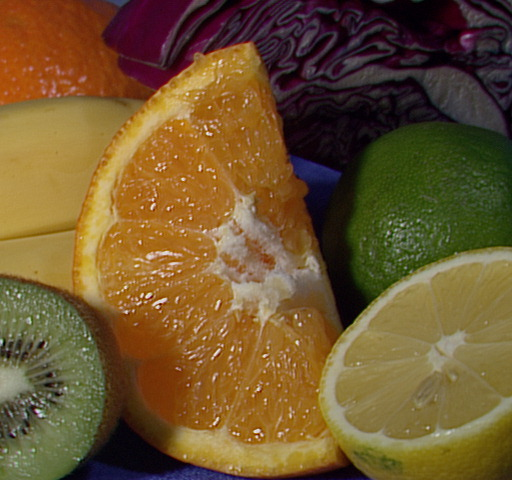
#> input picture images/fruits.jpg, 512 x 480 px, found by its file name
$ jupyter execute filtrado3.ipynb
#> lines starting #> are read from the running program, lines starting #| are printed output that depends on the picture
[cell 1]
import cv2 as cv
import numpy as np
import matplotlib.pyplot as plt

[cell 2]
frutas = cv.imread('/Users/miguelcamargorojas/iCloud Drive (Archive)/Documents/UP/PDI-Ago-dic26/PDI-Ago-dic26-Gpo2/images/fruits.jpg', 0)
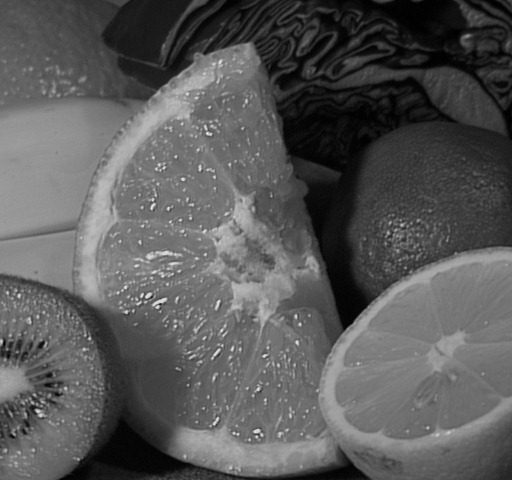
#> frutas: shape (480, 512); min 0, max 238, mean 88.7

[cell 3]
plt.imshow(frutas, cmap='gray')
plt.show()

[cell 4]
frutas_gauss = cv.GaussianBlur(frutas, (7, 7), sigmaX=6)
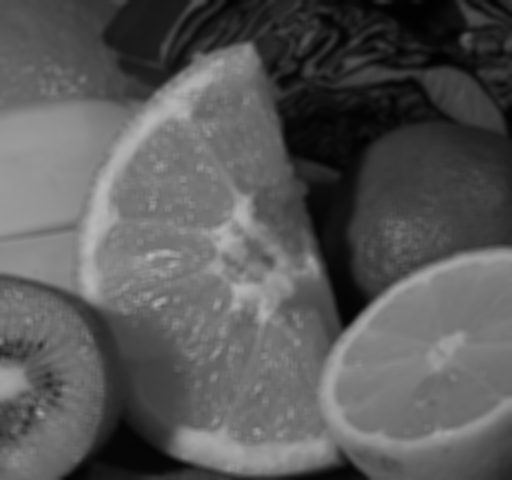
#> frutas_gauss: shape (480, 512); min 1, max 184, mean 88.7
plt.imshow(frutas_gauss, cmap='gray')
plt.show()

---
## Ruido Sal y Pimienta

[cell 5]
ruido = cv.imread('/Users/miguelcamargorojas/iCloud Drive (Archive)/Documents/UP/PDI-Ago-dic26/PDI-Ago-dic26-Gpo2/images/Noise_salt_and_pepper.png', 0)
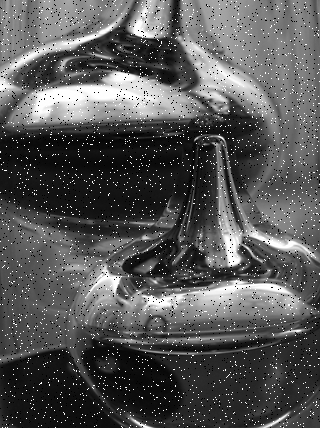
#> input picture images/Noise_salt_and_pepper.png, 320 x 428 px, found by its file name
#> ruido is the input picture: shape (428, 320); min 0, max 255, mean 86.8
plt.imshow(ruido, cmap='gray')
plt.show()

[cell 6]
plt.imshow(cv.medianBlur(ruido, 3), cmap='gray')
plt.show()
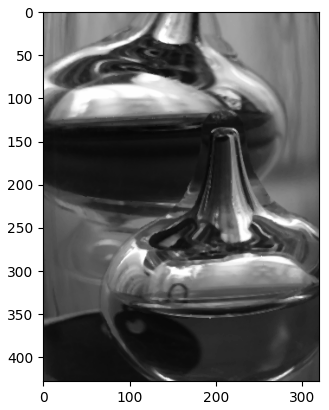
#> figure drawn by matplotlib, 1 panel

[cell 7]
tigre = cv.imread('/Users/miguelcamargorojas/iCloud Drive (Archive)/Documents/UP/PDI-Ago-dic26/PDI-Ago-dic26-Gpo2/images/s&p-noise.jpeg', 0)
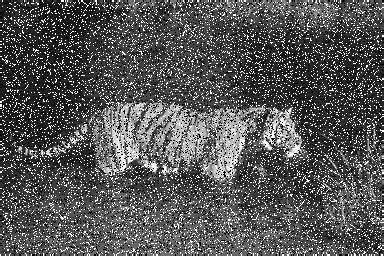
#> input picture images/s&p-noise.jpeg, 384 x 256 px, found by its file name
#> tigre is the input picture: shape (256, 384); min 0, max 255, mean 86.1

[cell 8]
plt.imshow(tigre, cmap='gray')
plt.show()

[cell 9]
plt.imshow(cv.medianBlur(tigre, 5), cmap='gray')
plt.show()
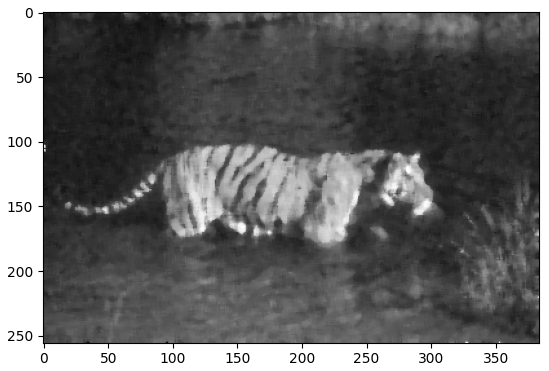
#> figure drawn by matplotlib, 1 panel
